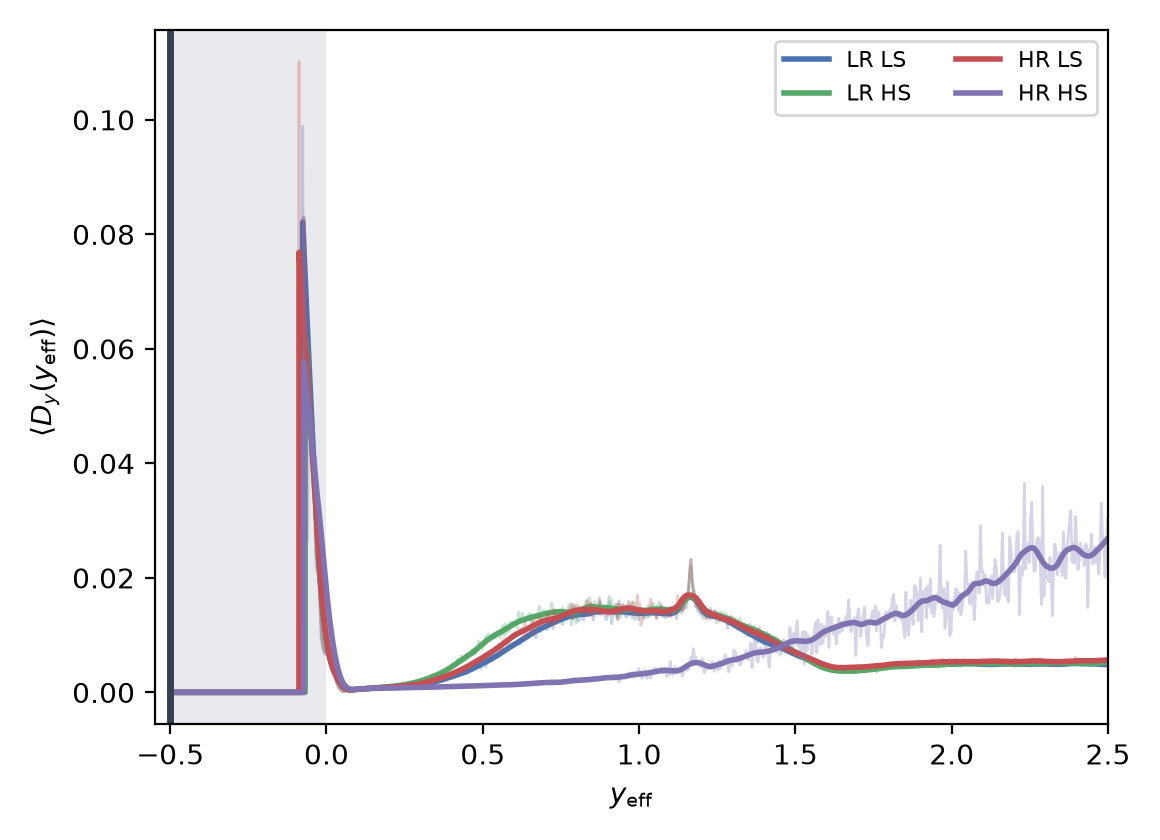

The script that saved this image:
"""Figure 4(c): local wall-normal diffusivity D_y(y_eff) at the four kick-parameter corners; faint raw per-bin curves under a LOESS trend.

Renders a simple version of this panel from figure_4_c.csv alone (no processing).
Run: python3 figure_4_c.py
"""
from pathlib import Path
import pandas as pd
import matplotlib
matplotlib.use("Agg")
import matplotlib.pyplot as plt

HERE = Path(__file__).resolve().parent
STEM = "figure_4_c"
df = pd.read_csv(HERE / f"{STEM}.csv")

CORNER_COLORS = {"LR LS": "#4C72B0", "LR HS": "#55A868",
                 "HR LS": "#C44E52", "HR HS": "#8172B2"}

fig, ax = plt.subplots(figsize=(5.8, 4.2))
for corner, color in CORNER_COLORS.items():
    raw = df[(df.corner == corner) & (df.kind == "raw")]
    ax.plot(raw.x, raw.y, lw=1.0, color=color, alpha=0.30)
    tr = df[(df.corner == corner) & (df.kind == "trend")]
    ax.plot(tr.x, tr.y, lw=2.0, color=color, label=corner)
# wall furniture: wall line at y_eff = -0.5, unvisited strip shaded
ax.axvline(-0.5, color="#374151", lw=2.5)
ax.axvspan(-0.5, 0.0, color="#9CA3AF", alpha=0.22, lw=0)
ax.set_xlim(-0.55, 2.5)
ax.set_xlabel(r"$y_{\mathrm{eff}}$")
ax.set_ylabel(r"$\langle D_y(y_{\mathrm{eff}})\rangle$")
ax.legend(fontsize=8, ncol=2)

fig.tight_layout()
fig.savefig(HERE / f"{STEM}.png", dpi=200)
print(f"saved {STEM}.png")
